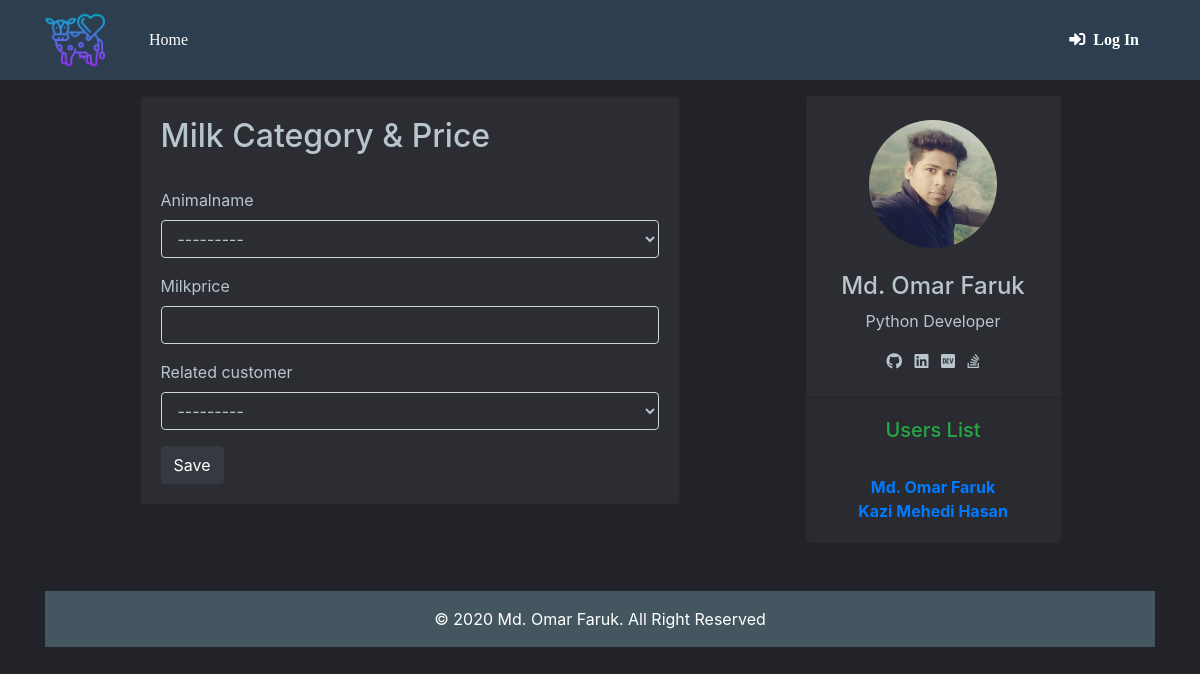
The page /customer_milk_category/ on the database its author committed.
### dairyapp/models.py (models this page shows)
class Profile(models.Model):
    CHOICES1 = (
        ('Admin','Admin'),
        ('Customer','Customer'),
        ('Manager','Manager'),
        )
    user = models.OneToOneField(User,on_delete=models.CASCADE)
    user_type = models.CharField(max_length=20, null=True, blank=False,choices=CHOICES1)
    contact_number = models.CharField(max_length=20,null=True,unique=True)
    joining_data = models.DateField(auto_now_add=False)
    address = models.CharField(max_length=500,null=True)
    class Meta:
        ordering = ('-user_type',)
    def __str__(self):
        return f"{self.user.first_name} {self.user.last_name}"

### dairyapp/views.py (the view)
# urls.py: path('customer_milk_category/',views.customer_milk_category,name='customer_milk_category'),
def customer_milk_category(request):
    cl = Profile.objects.only('user')
    if request.method == 'POST':
        form = CustomerMilkCategoryForm(request.POST)
        if form.is_valid():
            form.save()
            return redirect('home')
    else:
        form = CustomerMilkCategoryForm()
    return render(request,'Customers/customer_milk_category.html', {'form':form, 'cl':cl})

### dairyapp/forms.py
class CustomerMilkCategoryForm(forms.ModelForm):
    class Meta:
        model = CustomerMilkCategory
        fields = ('animalname','milkprice','related_customer')

### templates/Customers/customer_milk_category.html (shortened to what this page needs)
{% extends 'base.html' %}
{% load crispy_forms_tags %}
{% load static %}
{% block content %}
<div  class="row justify-content-center">
  <div class="col-6 mr-5">
    <div id='back' class="card">
      <div class="card-body">
        <h2>Milk Category & Price</h2><hr>
          <form method="post" novalidate>
            {{ form|crispy }}
            <button type="submit" class="btn btn-dark">Save</button>
            </form>
          </div>
      </div>
  </div>
  <div class="col-3 ml-5">
    <div class="card card-shadow text-center border-0">
      <div class="card-block">
        <a class="avatar avatar-lg">
            <img class="w-50 rounded-circle my-4" src="{% static 'images/omar.jpg' %}" alt="Md. Omar Faruk">
        </a>
        <h4 class="profile-user">Md. Omar Faruk</h4>
        <p>Python Developer</p>
        <div class="profile-social mb-4">
            <a class="fab fa-github" style="color: #B8C6CC!important;" target="_blank" href="https://github.com/IamOmaR22"></a>
            <a class="fab fa-linkedin" style="color: #B8C6CC!important; margin-left: 0.5rem;" target="_blank" href="https://www.linkedin.com/in/iamomar22"></a>
            <a class="fab fa-dev" style="color: #B8C6CC!important; margin-left: 0.5rem;" target="_blank" href="https://dev.to/iamomar22"></a>
            <a class="fab fa-stack-overflow" style="color: #B8C6CC!important; margin-left: 0.5rem;" target="_blank" href="https://stackoverflow.com/users/14398143/md-omar-faruk"></a>
        </div>
      </div>
      <div class="card-footer">
        <div class="row no-space">
            <div class="col">
              <div class="col my-2">
                <h5 class="profile-stat-count text-success">Users List</h5><hr>
                {% for u_list in cl %}
                  <strong class="text-primary">{{u_list}}</strong>
                  <br>
                {% endfor %}
              </div>
        </div>
      </div>
    </div>
  </div>
</div>
{% endblock %}

### templates/Customers/customer_milk_category.html (style rules this page uses)
#back { background-color: #2B2D33; color: #B8C6CC; }
.form-control { background-color: #2B2D33!important; color: #B8C6CC!important; }
.card { background-color: #2B2D33; color: #B8C6CC; }

### rows shown on the page
Profile: user.last_name "Md. Omar Faruk"
Profile: user.last_name "Kazi Mehedi Hasan"
